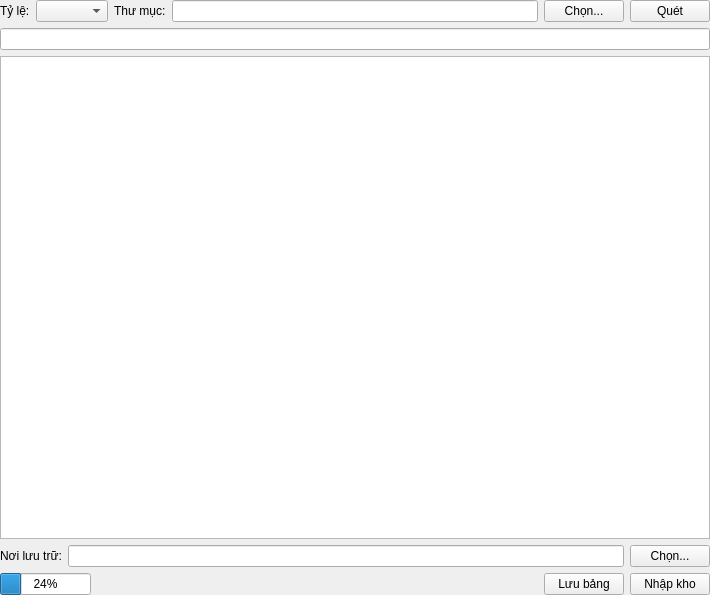
<?xml version="1.0" encoding="UTF-8"?>
<ui version="4.0">
 <class>ScanningWidget</class>
 <widget class="QWidget" name="ScanningWidget">
  <property name="geometry">
   <rect>
    <x>0</x>
    <y>0</y>
    <width>710</width>
    <height>595</height>
   </rect>
  </property>
  <property name="windowTitle">
   <string>ScanningWidget</string>
  </property>
  <layout class="QGridLayout" name="gridLayout">
   <property name="leftMargin">
    <number>0</number>
   </property>
   <property name="topMargin">
    <number>0</number>
   </property>
   <property name="rightMargin">
    <number>0</number>
   </property>
   <property name="bottomMargin">
    <number>0</number>
   </property>
   <item row="0" column="0">
    <layout class="QHBoxLayout" name="horizontalLayout">
     <item>
      <widget class="QLabel" name="mapScaleLabel">
       <property name="text">
        <string>Tỷ lệ:</string>
       </property>
      </widget>
     </item>
     <item>
      <widget class="QComboBox" name="mapScaleComboBox"/>
     </item>
     <item>
      <widget class="QLabel" name="scanningDirLabel">
       <property name="text">
        <string>Thư mục:</string>
       </property>
      </widget>
     </item>
     <item>
      <widget class="QLineEdit" name="scanDirLineEdit"/>
     </item>
     <item>
      <widget class="QPushButton" name="browseScanDirButton">
       <property name="sizePolicy">
        <sizepolicy hsizetype="Fixed" vsizetype="Fixed">
         <horstretch>0</horstretch>
         <verstretch>0</verstretch>
        </sizepolicy>
       </property>
       <property name="text">
        <string>Chọn...</string>
       </property>
      </widget>
     </item>
     <item>
      <widget class="QPushButton" name="scanButton">
       <property name="text">
        <string>Quét</string>
       </property>
       <property name="icon">
        <iconset resource="MainWindow.qrc">
         <normaloff>:/icons/scan.svg</normaloff>:/icons/scan.svg</iconset>
       </property>
      </widget>
     </item>
    </layout>
   </item>
   <item row="1" column="0">
    <widget class="QLineEdit" name="folderProgressLineEdit"/>
   </item>
   <item row="2" column="0">
    <widget class="QTableView" name="tableView"/>
   </item>
   <item row="3" column="0">
    <layout class="QHBoxLayout" name="horizontalLayout_2">
     <item>
      <widget class="QLabel" name="storeDirLabel">
       <property name="text">
        <string>Nơi lưu trữ:</string>
       </property>
      </widget>
     </item>
     <item>
      <widget class="QLineEdit" name="storeDirLineEdit"/>
     </item>
     <item>
      <widget class="QPushButton" name="browseStoreDirButton">
       <property name="text">
        <string>Chọn...</string>
       </property>
      </widget>
     </item>
    </layout>
   </item>
   <item row="4" column="0">
    <layout class="QHBoxLayout" name="horizontalLayout_3">
     <item>
      <widget class="QProgressBar" name="progressBar">
       <property name="sizePolicy">
        <sizepolicy hsizetype="Preferred" vsizetype="Fixed">
         <horstretch>0</horstretch>
         <verstretch>0</verstretch>
        </sizepolicy>
       </property>
       <property name="value">
        <number>24</number>
       </property>
      </widget>
     </item>
     <item>
      <widget class="QLabel" name="progressPathLabel">
       <property name="sizePolicy">
        <sizepolicy hsizetype="Expanding" vsizetype="Preferred">
         <horstretch>0</horstretch>
         <verstretch>0</verstretch>
        </sizepolicy>
       </property>
       <property name="text">
        <string/>
       </property>
       <property name="scaledContents">
        <bool>true</bool>
       </property>
      </widget>
     </item>
     <item>
      <widget class="QPushButton" name="saveTableButton">
       <property name="sizePolicy">
        <sizepolicy hsizetype="Fixed" vsizetype="Fixed">
         <horstretch>0</horstretch>
         <verstretch>0</verstretch>
        </sizepolicy>
       </property>
       <property name="text">
        <string>Lưu bảng</string>
       </property>
      </widget>
     </item>
     <item>
      <widget class="QPushButton" name="storeButton">
       <property name="sizePolicy">
        <sizepolicy hsizetype="Fixed" vsizetype="Fixed">
         <horstretch>0</horstretch>
         <verstretch>0</verstretch>
        </sizepolicy>
       </property>
       <property name="text">
        <string>Nhập kho</string>
       </property>
      </widget>
     </item>
    </layout>
   </item>
  </layout>
 </widget>
 <layoutdefault spacing="6" margin="11"/>
 <resources>
  <include location="MainWindow.qrc"/>
 </resources>
 <connections/>
</ui>
